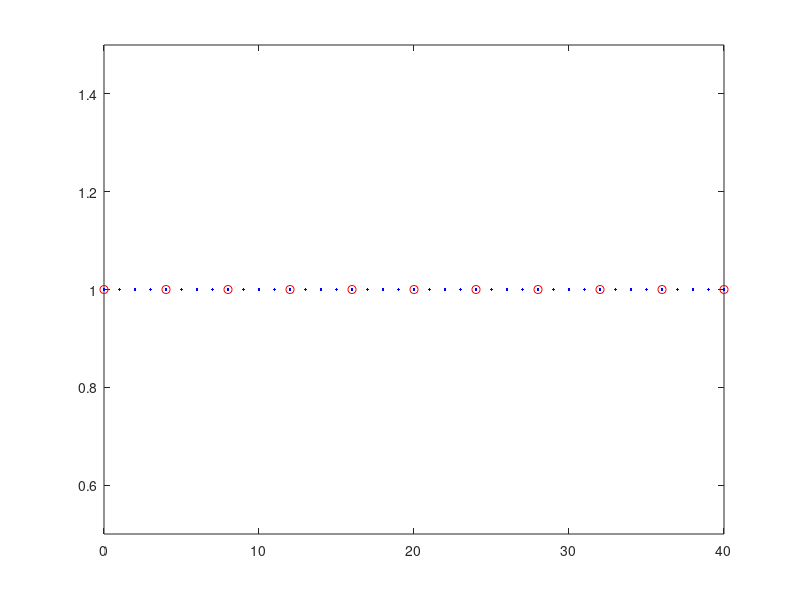
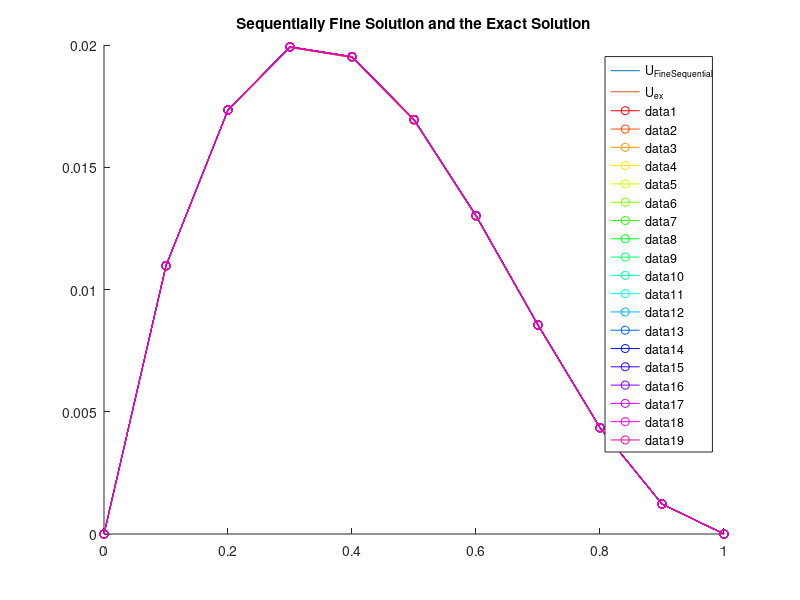
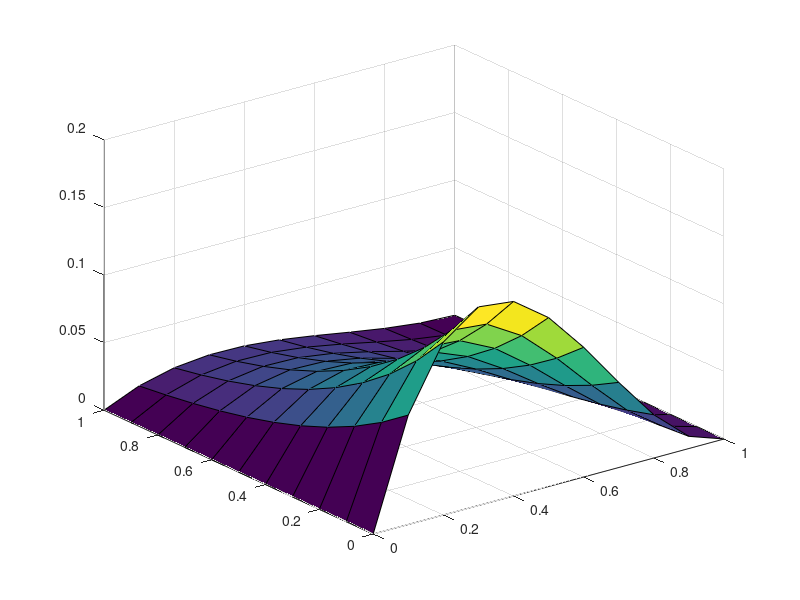
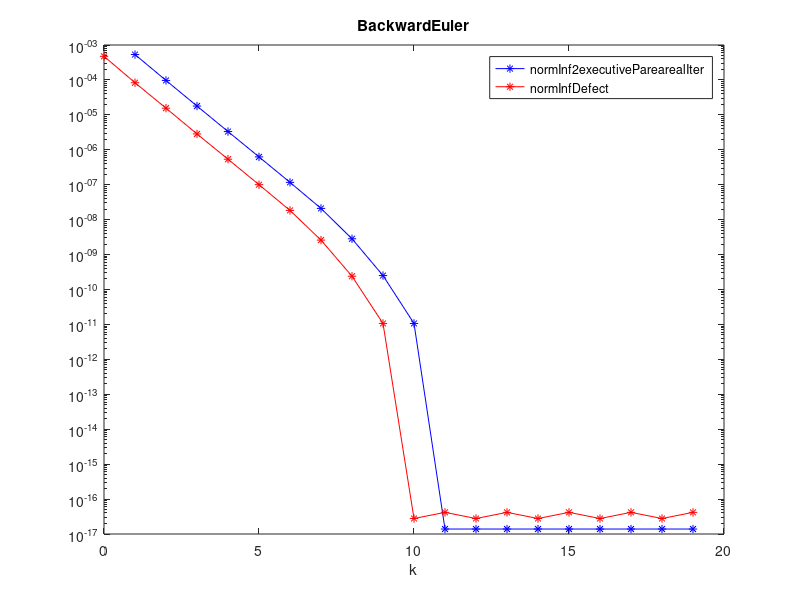

These charts were generated, in order, by the following MATLAB code:
close all
clear
clc


%% ---------------------------------------------------------------
% IVP: u_t = a*u_xx - b*u_x + c*u + f               in (0,L) x (0,T),
%      u(x,0) = u0(x)                    in (0,L),
%      u(0,t) = u(L,t) = 0                 t in (0,T)


%% -----------------------------------------------------------------
% INPUT PARAMETERS:
%   * nt_coarse: number of coarse intervals in time
%   * nx_coarse: number of coarse intervals in space
%   * nt_fine: number of fine intervals in time
%   * nx_fine: number of fine intervals  in space
%   * m: number of fine time steps on each coarse time step
%   * K: number of Parareal iterations (2 <= K <= n_coarse+1)
%        (--> K sequential coarse sweeps and K-1 parallel fine sweeps)
% OUTPUT:
%   * LInfinityErrorNorm



%% -----------------------------------------------------------------


global xC xF a b c

T = 1; %  Intervall (0,T)
L = 1; % omega=(0,L)

%--------------------------------------
% % % solution x(L-x)^2*exp(-2*t);

a = 3;
b = 0.005;
c = 1;

nt_interval = 10; % number of time intervals

nx_coarse = 10; % number of coarse spatial intervals
nt_coarse = 10;% 300 %20    % number of coarse time intervals


nx_fine = 	10; % number of fine spatial intervals
nt_fine = 40;% 3000 %200 . % number of fine time intervals (nt_coarsex2 )

%--------------------------------------
% solution sin(2*pi*x)*exp(-2*t);

% a = 0.5;
% b = 0.0025;
% c = 0;
% 
% nt_interval = 10; % number of time intervals
% 
% nx_coarse = 10;
% nt_coarse = 10;% 300 %20    % number of coarse time intervals
% 
% 
% nx_fine = 	10;
% nt_fine = 20;% 3000 %200 . % number of fine time intervals



%--------------------------------------
% % % % solution x*(L-x)*exp(-2*t);
%
% a = 3;
% b = 0.005;
% c = 1;
%
% nt_interval = 10; % number of time intervals
%
% nx_coarse = 10; % number of coarse spatial intervals
% nt_coarse = 10;% 300 %20    % number of coarse time intervals
%
%
% nx_fine = 	10; % number of fine spatial intervals
% nt_fine = 160;% 3000 %200 . % number of fine time intervals (nt_coarsex2 )


% solver ='BackwardEuler';
solver ='BackwardEuler';

dx = L/nx_fine;   % fine spatial discretization steps
if strcmp(solver,'BackwardEuler')==1
    dt = T/nt_fine;   % fine temporal discretization steps . % dx^2/2 for Runge-Kutta
elseif strcmp(solver,'Runge-Kutta4')==1
    dt = dx^2/6;
end

DT = T/nt_interval;  % reference temporal discretization steps

dX = L/nx_coarse; % coarse spatial discretization steps
dT = T/nt_coarse; % coarse temporal discretization steps

M = DT/dT  % number of coarse time steps on each time interval
m = DT/dt  % number of fine time steps on each time interval

r  = dT/dX^2;
r1 = dt/dx^2;

K = 20 % number of Parareal iterations

% 2-level domain decomposition initial
N_fine_nodes = m*nt_interval+1 % 11
N_subdomains = nt_interval + 1 % 6
% Id = eye(N_fine_nodes);


% plot the time domain
figure
plot(0:N_fine_nodes-1,1,'.b',0:m:N_fine_nodes-1,1,'ro')
xlim([0 N_fine_nodes-1])
ylim([0.5 1.5])

%% -----------------------------------------------------------------


xt = linspace(0,T,nt_interval+1);

cmap = hsv(K); % color map

% For the plots

% coarse points
xC = linspace(0,L,nx_coarse+1);
tC = linspace(0,T,nt_interval+1);

% fine points
xF = linspace(0,L,nx_fine+1);
tF = linspace(0,T,nt_fine+1);

cmap = hsv(K);

%-------------------------------------------------------
% % exact solution 1
u_ex=@(x,t) x*(L-x)^2*exp(-2*t);%sin(2*pi*x)*exp(-2*t);%

ux0_function = @(x) (x.*(L-x).^2);%sin(2*pi*x);%

f = @(x,t) b.*(exp(-2.*t).*(L - x).^2 - x.*exp(-2.*t).*(2.*L - 2.*x)) - a.*(2.*x.*exp(-2.*t) - 2.*exp(-2.*t).*(2.*L - 2.*x)) - 2.*x.*exp(-2.*t).*(L - x).^2 - c.*x.*exp(-2.*t).*(L - x).^2;



%-------------------------------------------------------
% % exact solution 2
% u_ex=@(x,t) sin(2*pi*x)*exp(-2*t);%x*(L-x)^2*exp(-2*t);
% 
% %syms a b c x t L
% % u = sin(2*pi*x)*exp(-2*t);%x*(L-x)^2*exp(-2*t)
% % f = diff(u,t) - a*diff(diff(u,x),x) + b*diff(u,x) - c*u
% 
% ux0_function = @(x) sin(2*pi*x);%(x.*(L-x).^2);
% 
% f = @(x,t) 4*a*pi^2*exp(-2*t)*sin(2*pi*x) - c*exp(-2*t)*sin(2*pi*x) - 2*exp(-2*t)*sin(2*pi*x) + 2*b*pi*exp(-2*t)*cos(2*pi*x);

%-------------------------------------------------------
% % exact solution 3
% % % syms a b c x t L
% % % u = x*(L-x)*exp(-2*t)
% % % f = diff(u,t) - a*diff(diff(u,x),x) + b*diff(u,x) - c*u
% u_ex=@(x,t) x*(L-x)*exp(-2*t);%sin(2*pi*x)*exp(-2*t);%
%
% ux0_function = @(x) (x.*(L-x));%sin(2*pi*x);%
%
% f = @(x,t) 2*a*exp(-2*t) - b*(x.*exp(-2*t) - exp(-2*t).*(L - x)) - 2*x.*exp(-2*t).*(L - x) - c*x.*exp(-2*t).*(L - x);



%% Define find and coarse propagators
% Backward Euler fine solver
% A_tilde
rF = a*dt/(dx^2);
kF = b*dt/(2*dx);


A_F = (kF-rF)*diag(ones(nx_coarse-2,1),1) + (1+2*rF-c*dt)*eye(nx_coarse-1) - (kF+rF)*diag(ones(nx_coarse-2,1),-1);
Id_F = eye(size(A_F));
A_F_Global =  zeros((nt_interval+1)*(nx_coarse-1));
for i =1:nt_interval+1
    %  i = i + 1m
    A_F_Global((i-1)*(nx_coarse-1)+1:i*(nx_coarse-1),(i-1)*(nx_coarse-1)+1:i*(nx_coarse-1)) = Id_F;
    if i>1
        A_F_Global((i-1)*(nx_coarse-1)+1:i*(nx_coarse-1),(i-2)*(nx_coarse-1)+1:(i-1)*(nx_coarse-1)) = -A_F^-m;
    end
end
A_tilde = A_F_Global;

% Backward Euler coarse solver
% M_tilde
rC = a*dT/(dX^2);
kC = b*dT/(2*dX);

A_C = (kC-rC)*diag(ones(nx_coarse-2,1),1) + (1+2*rC-c*dT)*eye(nx_coarse-1) - (kC+rC)*diag(ones(nx_coarse-2,1),-1);
Id_C = eye(size(A_C));
A_C_Global =  zeros((nt_interval+1)*(nx_coarse-1));
for i =1:nt_interval+1
    %  i = i + 1
    A_C_Global((i-1)*(nx_coarse-1)+1:i*(nx_coarse-1),(i-1)*(nx_coarse-1)+1:i*(nx_coarse-1)) = Id_C;
    if i>1
        A_C_Global((i-1)*(nx_coarse-1)+1:i*(nx_coarse-1),(i-2)*(nx_coarse-1)+1:(i-1)*(nx_coarse-1)) = -A_C^-1;
    end
end
M_tilde = A_C_Global;

%%
% Reduced system
% F_tilde = (1-a*dt)^-m;  % fine propagator
% G_tilde = (1-a*Dt)^-1;  % coarse propagator
%
% Uk_0 = zeros(N,1);
% % Uk_0(1) = u0;
% rhs0 = [u0; zeros(m*N,1)];
% rhs = [u0; (F_tilde-G_tilde)*Uk_0];
%
% A = eye(m*N+1,m*N+1) + (-(1-a*dt)^-1)*diag(ones(m*N,1),-1);  % original problem matrix
%
% A_tilde = eye(N+1,N+1) + (-F_tilde)*diag(ones(N,1),-1);      % reduced matrix
%
% M_tilde = eye(N+1,N+1) + (-G_tilde)*diag(ones(N,1),-1);      % approximate reduced matrix

% fine solution

%  xtrue = linspace(0,T,nx_coarse*m+1);
%  ttrue = linspace()
%  pick = 1:m:nt_interval*m+1;

% Exact solution at time T = 1
U_exact=zeros(1,nx_fine+1);
for i=1:nx_fine+1
    U_exact(i)=u_ex(xF(i),T);
end

% initial solution u0
ux0 = ux0_function(xF(2:end-1))';

% Fine sequential propagator
% Uk_0 = zeros((nt_interval+1)*(nx_fine-1),1);
% Uk_0(1:nx_fine-1) = ux0;
% rhs0 = [ux0; zeros(((nt_interval+1)*(nx_fine-1)-nx_fine+1),1)];
%  rhs = [ux0; (A_tilde-M_tilde)*Uk_0];

% % Define original A and I_F
A_Fo = (kF-rF)*diag(ones(nx_fine-2,1),1) + (1+2*rF-c*dt)*eye(nx_fine-1) - (kF+rF)*diag(ones(nx_fine-2,1),-1);
Id_Fo = eye(size(A_Fo));
A_Original =  zeros(m*nt_interval+1);
for i =1:m*nt_interval+1
    %  i = i + 1
    A_Original((i-1)*(nx_coarse-1)+1:i*(nx_coarse-1),(i-1)*(nx_coarse-1)+1:i*(nx_coarse-1)) = Id_Fo;
    if i>1
        A_Original((i-1)*(nx_coarse-1)+1:i*(nx_coarse-1),(i-2)*(nx_coarse-1)+1:(i-1)*(nx_coarse-1)) = -A_Fo^-1;
    end
end




% Restriction matric for the right hand side
R_rhs =  zeros((nt_interval+1)*(nx_fine-1),(m*nt_interval+1)*(nx_fine-1));
seq_rhs = [zeros(nx_fine-1,(m*nt_interval+1)*(nx_fine-1))];
for i = 1:m
    seq_rhs(:,(i)*(nx_fine-1)+1:(i+1)*(nx_fine-1)) =  A_Fo^-(m-i);
end

for i = 1:nt_interval+1
    %  i = i + 1
    if i == 1
        R_rhs((i-1)*(nx_fine-1)+1:i*(nx_fine-1),(i-1)*(nx_fine-1)+1:i*(nx_fine-1)) = Id_Fo;
        i_temp = 0;
        
    else
        %         R_rhs((i-1)*(nx_fine-1)+1:i*(nx_fine-1),(i-1+i_temp)*(nx_fine-1)+1:(i+i_temp)*(nx_fine-1)) = A_F^-1;
        %         R_rhs((i-1)*(nx_fine-1)+1:i*(nx_fine-1),(i+i_temp)*(nx_fine-1)+1:(i+1+i_temp)*(nx_fine-1)) = Id_F;
        %         i_temp = i_temp + 1;
        
        R_rhs((i-1 )*(nx_fine-1)+1:(i )*(nx_fine-1),:) = seq_rhs;
        seq_rhs = [zeros(nx_fine-1,(m)*(nx_fine-1)) seq_rhs];
        seq_rhs(:,end-(m)*(nx_fine-1)+1:end)=[];
        i_temp = i_temp + nx_fine-1;
    end
end


% source force F
F = zeros((m*nt_interval+1)*(nx_fine-1),1);
F(1:nx_fine-1) = ux0;
% i_temp = 1;
% t0 = tF(1); i = i+1
for i = 2:m*nt_interval+1
    F((i-1)*(nx_fine-1) + 1 :(i)*(nx_fine-1) ,:) = A_Fo^-1*dt*f(xF(2:nx_fine),tF(i))';
%     i_temp = i_temp + 1;
end
uF_seq = A_tilde\( R_rhs*F);
%     Uk_0 = uF_true;
% end
figure
hold on
plot(xF,[0;uF_seq(end-nx_fine+2:end);0])

plot(xF,U_exact)
legend('U_{FineSequential}','U_{ex}')
title('Sequentially Fine Solution and the Exact Solution')


% return
%% ------------------------------------------------------------------
% initial coarse integration

% initial solution u0
ux0C = ux0_function(xC(2:end-1))';

% Coarse sequential propagator

Uk_0C = zeros((nt_interval+1)*(nx_coarse-1),1);
Uk_0C(1:nx_coarse-1) = ux0C;
% rhs0 = [ux0; zeros(((nt_interval+1)*(nx_coarse-1)-nx_coarse+1),1)];
%  rhs = [ux0; (A_tilde-M_tilde)*Uk_0];
% source force F
F_C = zeros((nt_interval+1)*(nx_coarse-1),1);
F_C(1:nx_coarse-1) = ux0C;
% i_temp = 1;
for i = 2:nt_interval+1
    F_C((i-1)*(nx_coarse-1) + 1 :(i)*(nx_coarse-1) ,:) = A_C^-1*dT*f(xC(2:nx_coarse),tC(i))';
%     i_temp = i_temp + 1;
end

% figure
% hold on
% uC = M_tilde\( F_C);
% plot(xC,[0;uC(end-nx_coarse+2:end);0])

% plot(xF,U_exact)
% legend('U_{0}','U_{ex}')
% title('Parareal Solution and the Exact Solution')

% coarse space initial
indice_R_coarse  = 0:m:m*nt_interval;
R = zeros((nx_coarse-1)*length(indice_R_coarse),(m*nt_interval+1)*(nx_coarse-1));
for i = 1:length(indice_R_coarse)
    R((i-1)*(nx_coarse-1)+1:(i)*(nx_coarse-1),indice_R_coarse(i)*(nx_coarse-1)+1:indice_R_coarse(i)*(nx_coarse-1)+(nx_coarse-1)) = Id_C;
end

% coarse correction
R'*M_tilde*R;
% return
% first subdomain  Omega_1 = {0}
R1 = zeros((nx_coarse-1),(m*nt_interval+1)*(nx_coarse-1));
R1(1:nx_coarse-1,1:nx_coarse-1) = Id_C;
A1 = R1*A_Original*R1';


% define nodes in other subdomains
N_nodes_subdomain = m;
indice_R_subdomains = zeros(nt_interval,N_nodes_subdomain);
for i =1:nt_interval
    indice_R_subdomains(i,:) =  (i-1)*m+1:(i-1)*m+m;
end


% A_Fo = (kF-rF)*diag(ones(nx_fine-2,1),1) + (1+2*rF-c*dt)*eye(nx_fine-1) - (kF+rF)*diag(ones(nx_fine-2,1),-1);
% Id_Fo = eye(size(A_Fo));
% A_Original =  zeros(m*(nt_interval+1)*(nx_coarse-1));



% Omega_2 = {1,2} Omega_3 = {3,4}
R2_end = zeros(nt_interval*N_nodes_subdomain*(nx_coarse-1),(m*nt_interval+1)*(nx_coarse-1)) ;
for i = 1:nt_interval*N_nodes_subdomain
    R2_end((i-1)*(nx_coarse-1)+1:i*(nx_coarse-1),(i)*(nx_coarse-1)+1:(i+1)*(nx_coarse-1)) = Id_F;
end

R_sub = [];       % restriction matrices
A_sub = [];       % sub-matrices
for i = 2: nt_interval+1
    R_sub{i} = R2_end(N_nodes_subdomain*(nx_coarse-1)*(i-2)+1:N_nodes_subdomain*(nx_coarse-1)*(i-2)+N_nodes_subdomain*(nx_coarse-1),:);
    A_sub{i} = R_sub{i}*A_Original*R_sub{i}';
end

% % define 2-level domain decomposition multiplicative preconditioner
P = R1'*A1*R1;
P1 = R1'*A1^-1*R1;
for i = 2:nt_interval+1
    P = P + R_sub{i}'*A_sub{i}*R_sub{i};
    P1 = P1 + R_sub{i}'*A_sub{i}^-1*R_sub{i};
end
DDD = P^-1 - P1;
norm(DDD)
% return


% P_sum_inverse = R1'*A1^-1*R1;
% for i = 2:nt_interval+1
%     P_sum_inverse = P_sum_inverse + R_sub{i}'*A_sub{i}^-1*R_sub{i};
% end

%%Multiplicative
Id = eye(size(A_Original));
M_mul = P*(R'*M_tilde*R +  Id - R'*R);

%%Additive
M_add = P + (R'*M_tilde*R - R'*R);

% initial coarse solution
uC = M_tilde\( F_C);
uC_mat = [];


for i = 1:length(uC)/(nx_coarse-1)
    uC_mat(:,i) = [uC((i-1)*(nx_coarse-1)+1:(i)*(nx_coarse-1))];
end
ttrue = linspace(0,T,nt_interval*m+1);
pick = 1:m:nt_interval*m+1;
U_fine_interpolation = spline(ttrue(pick),uC_mat,ttrue);

U_fine = [];
for i = 1:size(U_fine_interpolation,2)
    U_fine((i-1)*(nx_coarse-1)+1:(i)*(nx_coarse-1),:) = U_fine_interpolation(:,i);
end

% U_fine_mat = [];
% for i = 1:length(U_fine)/(nx_fine-1)
%     U_fine_mat(:,i) = [U_fine((i-1)*(nx_fine-1)+1:(i)*(nx_fine-1))];
% end

U_fine_mat_reduce = U_fine_interpolation(:,pick);
for i = 1: nt_interval+1
    U_fine_pick((i-1)*(nx_coarse-1)+1:(i)*(nx_coarse-1),:) =  U_fine_mat_reduce(:,i);
end



% figure
% surf(xC(2:end-1),tC,uC_mat')
% % hold on

% figure
% surf(U_fine_mat)
% return








% proNj = 1;

normInf2executiveParearealIter = [];
normInfDefect = [norm(U_fine_pick - uF_seq,inf)];%[norm(uC(end-nx_coarse+2:end,:) - uF_seq(end-nx_coarse+2:end,:),inf)];%

L2NormError = [ norm(U_fine_pick - uF_seq,2)];%[ sqrt(sum(sum(dT*(uF_seq(end-nx_coarse+2:end,:)-uC(end-nx_coarse+2:end,:)).^2)))];%
LInfNormError = [norm(U_fine_pick - uF_seq,inf)];%[max(abs(uF_seq(end-nx_coarse+2:end,:)-uC(end-nx_coarse+2:end,:)))];%


% SupperlinearErrorBound  = LInfNormError;
% LinearErrorBound  = LInfNormError;

%%
U0n = U_fine_pick;
% U=U_fine;
% iteration loop
U_fine_temp=[];
for k = 1: K-1
    % k = k + 1
    %         rhs(2:end) =  [ (F_tilde-G_tilde)*U(1:end-1)];
    %         U = M_tilde\rhs;
    %     if k==19
    %         return
    %     end
    
    %     % Multiplicative preconditioner
%         U_fine = U_fine + M_mul\(F-A_Original*U_fine);
%             U_fine = M_mul\(M_mul*U_fine + (F-A_Original*U_fine));
    
    r_k = F - A_Original*U_fine;
    U_fine_temp = P\r_k;
    U_fine = U_fine + (R'*M_tilde*R + Id - R'*R)\U_fine_temp;
    

%          U_fine = M_mul\((M_mul - A_Original)*U_fine + F);%
    
    
    %         % Additive preconditioner
    %     U_fine = U_fine + M_add\(F-A_Original*U_fine);
    %     U_fine = M_add\(M_add*U_fine + (F-A_Original*U_fine));
    
%     r_k = F - A_Original*U_fine;
%     U_fine_temp = (P + R'*M_tilde*R - R'*R)\r_k;
%     U_fine = U_fine + U_fine_temp;
    






    %      U_fine = ( (R'*M_tilde*R +  Id - R'*R)^-1*P_sum_inverse )*( (P*(R'*M_tilde*R +  Id - R'*R))*U_fine + (F-A_Original*U_fine) );
    
    %      U = M_tilde\((M_tilde - A_tilde)*U + R_rhs*F);%
    %     U = U+M_tilde^-1*(R_rhs*F -  A_tilde*U);%
    %     U = gmres(M_tilde,((M_tilde - A_tilde)*U + R_rhs*F),20,1e-16);%
%------------------------------------------------------------        

%         B = R'*M_tilde*R +  Id - R'*R; % coarse space correction
% % %         P1 = R1'*A1*R1;                  % first subdomain solve
%         r_k = F - A_Original*U_fine;
% % %         U_fine_temp(1:nx_coarse-1,:) = P(1:nx_coarse-1,1:nx_coarse-1)\r_k(1:nx_coarse-1);
%         U_fine_temp(1:nx_coarse-1,:) = A1\r_k(1:nx_coarse-1);
% % %     return
% % %     U_fine_temp(1:nx_coarse-1,:) = ux0;
%         for i = 2: nt_interval+1
% % %             i = i + 1
% % %             P_i =  (R_sub{i}'*A_sub{i}*R_sub{i});
% %             return
% % %             P_i_reduce = P_i(m*(i-2)*(nx_coarse-1) + (nx_coarse-1)  + 1:m*(i-2)*(nx_coarse-1)+(m+1)*(nx_coarse-1),m*(i-2)*(nx_coarse-1) + (nx_coarse-1)  + 1:m*(i-2)*(nx_coarse-1)+(m+1)*(nx_coarse-1));
%             r_k_reduce = r_k(m*(i-2)*(nx_coarse-1) + (nx_coarse-1)  + 1:m*(i-2)*(nx_coarse-1)+(m+1)*(nx_coarse-1),:);
%             B_reduce   = B(m*(i-2)*(nx_coarse-1) + 1  : m*(i-2)*(nx_coarse-1)+(m+1)*(nx_coarse-1),m*(i-2)*(nx_coarse-1)  + 1:m*(i-2)*(nx_coarse-1)+(m+1)*(nx_coarse-1)  ) ;
%             U_fine_temp(m*(i-2)*(nx_coarse-1) + (nx_coarse-1)  + 1:m*(i-2)*(nx_coarse-1)+(m+1)*(nx_coarse-1),:) = A_sub{i}\   r_k_reduce;
%             U_fine_temp(m*(i-2)*(nx_coarse-1) + 1  : m*(i-2)*(nx_coarse-1)+(m+1)*(nx_coarse-1)  ,:) = B_reduce  \   U_fine_temp(m*(i-2)*(nx_coarse-1) + 1  : m*(i-2)*(nx_coarse-1)+(m+1)*(nx_coarse-1),:)  ; 
%         end
%     % %     U_fine_temp = P\r_k;
%         U_fine = U_fine + U_fine_temp;
% % %         U_fine_temp = U_fine;

%-------------------------------------------------------------------    
    
    
    
    
    
    plot(xC,[0;U_fine(end-nx_coarse+2:end);0],'Color',cmap(k,:),'Marker','o');
    
    for i = 1:nt_interval+1
        U_fine_pick((i-1)*(nx_coarse-1)+1:(i)*(nx_coarse-1),:) = U_fine(m*(i-1)*(nx_coarse-1)+1:m*(i-1)*(nx_coarse-1)+(nx_coarse-1),:);
    end
    
    normInf_U0n = norm(U_fine_pick-U0n,inf) ;
    normInf2executiveParearealIter =[normInf2executiveParearealIter;normInf_U0n] ;
    normInfDefect =[normInfDefect ; norm(U_fine_pick-uF_seq,inf)];
    
    U0n = U_fine_pick;
    L2NormError(k+1) = [norm(U_fine_pick - uF_seq,2)];%sqrt(sum(sum(dT*(uF_seq(end-nx_coarse+2:end,:)-U(end-nx_coarse+2:end,:)).^2)));%
    LInfNormError(k+1) = [norm(U_fine_pick - uF_seq,inf)];%max(abs(uF_seq(end-nx_coarse+2:end,:)-U(end-nx_coarse+2:end,:)));%
    
    %     SupperlinearErrorBound(k+1)  = (abs(exp(a*Dt) - Rz(a*Dt)))^(k)/factorial(k)*proNj(k+1)*max(abs(uF_true-U0n));
    %     LinearErrorBound(k+1)  = (abs(exp(a*Dt) - Rz(a*Dt))/(1- abs(Rz(a*Dt))))^(k)*max(abs(uF_true-U0n));
end  % iteration loop

% uF_true_coarse=uF_true(pick)
U_fine_pick;

U_fine_mat = [];
for i = 1:length(U_fine)/(nx_fine-1)
    U_fine_mat(:,i) = [U_fine((i-1)*(nx_fine-1)+1:(i)*(nx_fine-1))];
end

U_fine_mat_reduce = U_fine_mat(:,pick);
U_plot = [zeros(nt_interval+1,1) U_fine_mat_reduce' zeros(nt_interval+1,1)];

figure
surf(xC,tC,U_plot)
% L2NormError=L2NormError'
% LInfNormError=LInfNormError'
% SupperlinearErrorBound=SupperlinearErrorBound'
% LinearErrorBound=LinearErrorBound'


figure
semilogy(1:K-1, normInf2executiveParearealIter,'-*b',0:K-1,normInfDefect,'-*r')
legend('normInf2executiveParearealIter','normInfDefect')
xlabel('k')
title(solver)

figure
semilogy(0:K-1,LInfNormError,'r-^',0:K-1,L2NormError,'b-o')
legend('L^{oo}NormError','L^2NormError')
xlabel('k')
% xlim([0 30])
ylim([1e-18 1e-0])
title('Error norm between the Parareal solution and the Sequential Fine solution at the end of each time-slice')
